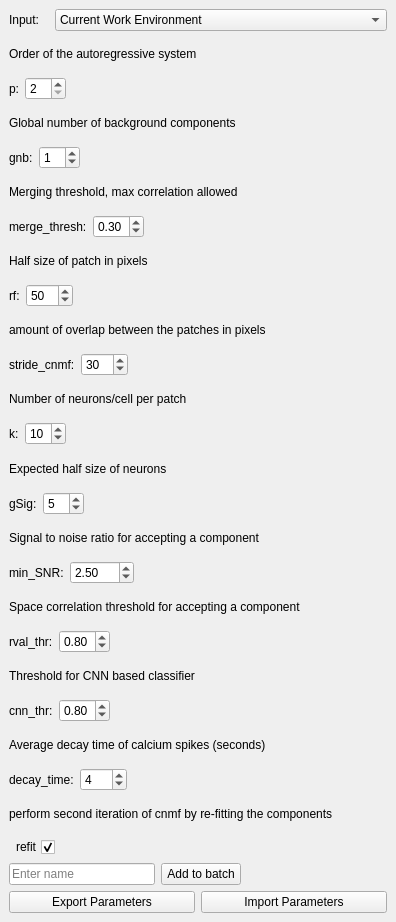
<?xml version="1.0" encoding="UTF-8"?>
<ui version="4.0">
 <class>DockWidget</class>
 <widget class="QDockWidget" name="DockWidget">
  <property name="windowModality">
   <enum>Qt::NonModal</enum>
  </property>
  <property name="geometry">
   <rect>
    <x>0</x>
    <y>0</y>
    <width>396</width>
    <height>922</height>
   </rect>
  </property>
  <property name="floating">
   <bool>true</bool>
  </property>
  <property name="windowTitle">
   <string>&amp;CNMF</string>
  </property>
  <widget class="QWidget" name="dockWidgetContents">
   <layout class="QVBoxLayout" name="verticalLayout">
    <item>
     <layout class="QHBoxLayout" name="horizontalLayout_4">
      <item>
       <widget class="QLabel" name="label_19">
        <property name="minimumSize">
         <size>
          <width>0</width>
          <height>0</height>
         </size>
        </property>
        <property name="maximumSize">
         <size>
          <width>40</width>
          <height>16777215</height>
         </size>
        </property>
        <property name="text">
         <string>Input:</string>
        </property>
       </widget>
      </item>
      <item>
       <widget class="QComboBox" name="comboBoxInput">
        <item>
         <property name="text">
          <string>Current Work Environment</string>
         </property>
        </item>
       </widget>
      </item>
     </layout>
    </item>
    <item>
     <widget class="QLabel" name="label_22">
      <property name="text">
       <string>Order of the autoregressive system</string>
      </property>
     </widget>
    </item>
    <item>
     <layout class="QHBoxLayout" name="horizontalLayout">
      <item>
       <widget class="QLabel" name="label">
        <property name="text">
         <string>p:</string>
        </property>
       </widget>
      </item>
      <item>
       <widget class="QSpinBox" name="spinBoxP">
        <property name="minimum">
         <number>2</number>
        </property>
        <property name="maximum">
         <number>10</number>
        </property>
        <property name="singleStep">
         <number>1</number>
        </property>
        <property name="value">
         <number>2</number>
        </property>
       </widget>
      </item>
      <item>
       <spacer name="horizontalSpacer">
        <property name="orientation">
         <enum>Qt::Horizontal</enum>
        </property>
        <property name="sizeHint" stdset="0">
         <size>
          <width>40</width>
          <height>20</height>
         </size>
        </property>
       </spacer>
      </item>
     </layout>
    </item>
    <item>
     <widget class="QLabel" name="label_28">
      <property name="text">
       <string>Global number of background components</string>
      </property>
     </widget>
    </item>
    <item>
     <layout class="QHBoxLayout" name="horizontalLayout_19">
      <item>
       <widget class="QLabel" name="label_27">
        <property name="text">
         <string>gnb:</string>
        </property>
       </widget>
      </item>
      <item>
       <widget class="QSpinBox" name="spinBoxGnb">
        <property name="maximum">
         <number>99</number>
        </property>
        <property name="value">
         <number>1</number>
        </property>
       </widget>
      </item>
      <item>
       <spacer name="horizontalSpacer_12">
        <property name="orientation">
         <enum>Qt::Horizontal</enum>
        </property>
        <property name="sizeHint" stdset="0">
         <size>
          <width>40</width>
          <height>20</height>
         </size>
        </property>
       </spacer>
      </item>
     </layout>
    </item>
    <item>
     <widget class="QLabel" name="label_11">
      <property name="text">
       <string>Merging threshold, max correlation allowed</string>
      </property>
     </widget>
    </item>
    <item>
     <layout class="QHBoxLayout" name="horizontalLayout_7">
      <item>
       <widget class="QLabel" name="label_10">
        <property name="text">
         <string>merge_thresh:</string>
        </property>
       </widget>
      </item>
      <item>
       <widget class="QDoubleSpinBox" name="doubleSpinBoxMergeThresh">
        <property name="maximum">
         <double>1.000000000000000</double>
        </property>
        <property name="singleStep">
         <double>0.050000000000000</double>
        </property>
        <property name="value">
         <double>0.300000000000000</double>
        </property>
       </widget>
      </item>
      <item>
       <spacer name="horizontalSpacer_5">
        <property name="orientation">
         <enum>Qt::Horizontal</enum>
        </property>
        <property name="sizeHint" stdset="0">
         <size>
          <width>40</width>
          <height>20</height>
         </size>
        </property>
       </spacer>
      </item>
     </layout>
    </item>
    <item>
     <widget class="QLabel" name="label_24">
      <property name="text">
       <string>Half size of patch in pixels</string>
      </property>
     </widget>
    </item>
    <item>
     <layout class="QHBoxLayout" name="horizontalLayout_13">
      <item>
       <widget class="QLabel" name="label_21">
        <property name="text">
         <string>rf:</string>
        </property>
       </widget>
      </item>
      <item>
       <widget class="QSpinBox" name="spinBoxRf">
        <property name="maximum">
         <number>999</number>
        </property>
        <property name="value">
         <number>50</number>
        </property>
       </widget>
      </item>
      <item>
       <spacer name="horizontalSpacer_10">
        <property name="orientation">
         <enum>Qt::Horizontal</enum>
        </property>
        <property name="sizeHint" stdset="0">
         <size>
          <width>40</width>
          <height>20</height>
         </size>
        </property>
       </spacer>
      </item>
     </layout>
    </item>
    <item>
     <widget class="QLabel" name="label_13">
      <property name="text">
       <string>amount of overlap between the patches in pixels</string>
      </property>
     </widget>
    </item>
    <item>
     <layout class="QHBoxLayout" name="horizontalLayout_8">
      <item>
       <widget class="QLabel" name="label_12">
        <property name="text">
         <string>stride_cnmf:</string>
        </property>
       </widget>
      </item>
      <item>
       <widget class="QSpinBox" name="spinBoxStrideCNMF">
        <property name="maximum">
         <number>999</number>
        </property>
        <property name="value">
         <number>30</number>
        </property>
       </widget>
      </item>
      <item>
       <spacer name="horizontalSpacer_6">
        <property name="orientation">
         <enum>Qt::Horizontal</enum>
        </property>
        <property name="sizeHint" stdset="0">
         <size>
          <width>40</width>
          <height>20</height>
         </size>
        </property>
       </spacer>
      </item>
     </layout>
    </item>
    <item>
     <widget class="QLabel" name="label_32">
      <property name="text">
       <string>Number of neurons/cell per patch</string>
      </property>
     </widget>
    </item>
    <item>
     <layout class="QHBoxLayout" name="horizontalLayout_21">
      <item>
       <widget class="QLabel" name="label_31">
        <property name="text">
         <string>k:</string>
        </property>
       </widget>
      </item>
      <item>
       <widget class="QSpinBox" name="spinBoxK">
        <property name="minimum">
         <number>1</number>
        </property>
        <property name="value">
         <number>10</number>
        </property>
       </widget>
      </item>
      <item>
       <spacer name="horizontalSpacer_14">
        <property name="orientation">
         <enum>Qt::Horizontal</enum>
        </property>
        <property name="sizeHint" stdset="0">
         <size>
          <width>40</width>
          <height>20</height>
         </size>
        </property>
       </spacer>
      </item>
     </layout>
    </item>
    <item>
     <widget class="QLabel" name="label_33">
      <property name="text">
       <string>Expected half size of neurons</string>
      </property>
     </widget>
    </item>
    <item>
     <layout class="QHBoxLayout" name="horizontalLayout_22">
      <item>
       <widget class="QLabel" name="label_34">
        <property name="text">
         <string>gSig:</string>
        </property>
       </widget>
      </item>
      <item>
       <widget class="QSpinBox" name="spinBoxGSig">
        <property name="minimum">
         <number>1</number>
        </property>
        <property name="value">
         <number>5</number>
        </property>
       </widget>
      </item>
      <item>
       <spacer name="horizontalSpacer_15">
        <property name="orientation">
         <enum>Qt::Horizontal</enum>
        </property>
        <property name="sizeHint" stdset="0">
         <size>
          <width>40</width>
          <height>20</height>
         </size>
        </property>
       </spacer>
      </item>
     </layout>
    </item>
    <item>
     <widget class="QLabel" name="label_20">
      <property name="text">
       <string>Signal to noise ratio for accepting a component</string>
      </property>
     </widget>
    </item>
    <item>
     <layout class="QHBoxLayout" name="horizontalLayout_14">
      <item>
       <widget class="QLabel" name="label_23">
        <property name="text">
         <string>min_SNR:</string>
        </property>
       </widget>
      </item>
      <item>
       <widget class="QDoubleSpinBox" name="doubleSpinBoxMinSNR">
        <property name="maximum">
         <double>100.000000000000000</double>
        </property>
        <property name="singleStep">
         <double>0.250000000000000</double>
        </property>
        <property name="value">
         <double>2.500000000000000</double>
        </property>
       </widget>
      </item>
      <item>
       <spacer name="horizontalSpacer_11">
        <property name="orientation">
         <enum>Qt::Horizontal</enum>
        </property>
        <property name="sizeHint" stdset="0">
         <size>
          <width>40</width>
          <height>20</height>
         </size>
        </property>
       </spacer>
      </item>
     </layout>
    </item>
    <item>
     <widget class="QLabel" name="label_14">
      <property name="text">
       <string>Space correlation threshold for accepting a component</string>
      </property>
     </widget>
    </item>
    <item>
     <layout class="QHBoxLayout" name="horizontalLayout_9">
      <item>
       <widget class="QLabel" name="label_15">
        <property name="text">
         <string>rval_thr:</string>
        </property>
       </widget>
      </item>
      <item>
       <widget class="QDoubleSpinBox" name="doubleSpinBoxRvalThr">
        <property name="maximum">
         <double>1.000000000000000</double>
        </property>
        <property name="singleStep">
         <double>0.050000000000000</double>
        </property>
        <property name="value">
         <double>0.800000000000000</double>
        </property>
       </widget>
      </item>
      <item>
       <spacer name="horizontalSpacer_7">
        <property name="orientation">
         <enum>Qt::Horizontal</enum>
        </property>
        <property name="sizeHint" stdset="0">
         <size>
          <width>40</width>
          <height>20</height>
         </size>
        </property>
       </spacer>
      </item>
     </layout>
    </item>
    <item>
     <widget class="QLabel" name="label_25">
      <property name="text">
       <string>Threshold for CNN based classifier</string>
      </property>
     </widget>
    </item>
    <item>
     <layout class="QHBoxLayout" name="horizontalLayout_15">
      <item>
       <widget class="QLabel" name="label_26">
        <property name="text">
         <string>cnn_thr:</string>
        </property>
       </widget>
      </item>
      <item>
       <widget class="QDoubleSpinBox" name="doubleSpinBoxCNNThr">
        <property name="maximum">
         <double>1.000000000000000</double>
        </property>
        <property name="singleStep">
         <double>0.050000000000000</double>
        </property>
        <property name="value">
         <double>0.800000000000000</double>
        </property>
       </widget>
      </item>
      <item>
       <spacer name="horizontalSpacer_16">
        <property name="orientation">
         <enum>Qt::Horizontal</enum>
        </property>
        <property name="sizeHint" stdset="0">
         <size>
          <width>40</width>
          <height>20</height>
         </size>
        </property>
       </spacer>
      </item>
     </layout>
    </item>
    <item>
     <widget class="QLabel" name="label_17">
      <property name="text">
       <string>Average decay time of calcium spikes (seconds)</string>
      </property>
     </widget>
    </item>
    <item>
     <layout class="QHBoxLayout" name="horizontalLayout_10">
      <item>
       <widget class="QLabel" name="label_16">
        <property name="text">
         <string>decay_time:</string>
        </property>
       </widget>
      </item>
      <item>
       <widget class="QSpinBox" name="spinBoxDecayTime">
        <property name="minimum">
         <number>1</number>
        </property>
        <property name="maximum">
         <number>999</number>
        </property>
        <property name="value">
         <number>4</number>
        </property>
       </widget>
      </item>
      <item>
       <spacer name="horizontalSpacer_8">
        <property name="orientation">
         <enum>Qt::Horizontal</enum>
        </property>
        <property name="sizeHint" stdset="0">
         <size>
          <width>40</width>
          <height>20</height>
         </size>
        </property>
       </spacer>
      </item>
     </layout>
    </item>
    <item>
     <widget class="QLabel" name="label_2">
      <property name="text">
       <string>perform second iteration of cnmf by re-fitting the components</string>
      </property>
     </widget>
    </item>
    <item>
     <layout class="QHBoxLayout" name="horizontalLayout_2">
      <item>
       <widget class="QCheckBox" name="checkBoxRefit">
        <property name="layoutDirection">
         <enum>Qt::RightToLeft</enum>
        </property>
        <property name="text">
         <string>refit</string>
        </property>
        <property name="checked">
         <bool>true</bool>
        </property>
       </widget>
      </item>
      <item>
       <spacer name="horizontalSpacer_2">
        <property name="orientation">
         <enum>Qt::Horizontal</enum>
        </property>
        <property name="sizeHint" stdset="0">
         <size>
          <width>40</width>
          <height>20</height>
         </size>
        </property>
       </spacer>
      </item>
     </layout>
    </item>
    <item>
     <layout class="QHBoxLayout" name="horizontalLayout_11">
      <item>
       <widget class="QLineEdit" name="lineEdName">
        <property name="placeholderText">
         <string>Enter name</string>
        </property>
       </widget>
      </item>
      <item>
       <widget class="QPushButton" name="btnAddToBatchCNMF">
        <property name="text">
         <string>Add to batch</string>
        </property>
       </widget>
      </item>
      <item>
       <spacer name="horizontalSpacer_9">
        <property name="orientation">
         <enum>Qt::Horizontal</enum>
        </property>
        <property name="sizeHint" stdset="0">
         <size>
          <width>40</width>
          <height>20</height>
         </size>
        </property>
       </spacer>
      </item>
     </layout>
    </item>
    <item>
     <layout class="QHBoxLayout" name="horizontalLayout_12">
      <item>
       <widget class="QPushButton" name="btnExport">
        <property name="text">
         <string>Export Parameters</string>
        </property>
       </widget>
      </item>
      <item>
       <widget class="QPushButton" name="btnImport">
        <property name="text">
         <string>Import Parameters</string>
        </property>
       </widget>
      </item>
     </layout>
    </item>
   </layout>
  </widget>
 </widget>
 <tabstops>
  <tabstop>comboBoxInput</tabstop>
  <tabstop>spinBoxP</tabstop>
  <tabstop>spinBoxGnb</tabstop>
  <tabstop>doubleSpinBoxMergeThresh</tabstop>
  <tabstop>spinBoxRf</tabstop>
  <tabstop>spinBoxStrideCNMF</tabstop>
  <tabstop>spinBoxK</tabstop>
  <tabstop>spinBoxGSig</tabstop>
  <tabstop>doubleSpinBoxMinSNR</tabstop>
  <tabstop>doubleSpinBoxRvalThr</tabstop>
  <tabstop>doubleSpinBoxCNNThr</tabstop>
  <tabstop>spinBoxDecayTime</tabstop>
  <tabstop>lineEdName</tabstop>
  <tabstop>btnAddToBatchCNMF</tabstop>
  <tabstop>btnExport</tabstop>
  <tabstop>btnImport</tabstop>
 </tabstops>
 <resources/>
 <connections>
  <connection>
   <sender>lineEdName</sender>
   <signal>returnPressed()</signal>
   <receiver>btnAddToBatchCNMF</receiver>
   <slot>click()</slot>
   <hints>
    <hint type="sourcelabel">
     <x>195</x>
     <y>881</y>
    </hint>
    <hint type="destinationlabel">
     <x>284</x>
     <y>872</y>
    </hint>
   </hints>
  </connection>
 </connections>
</ui>
